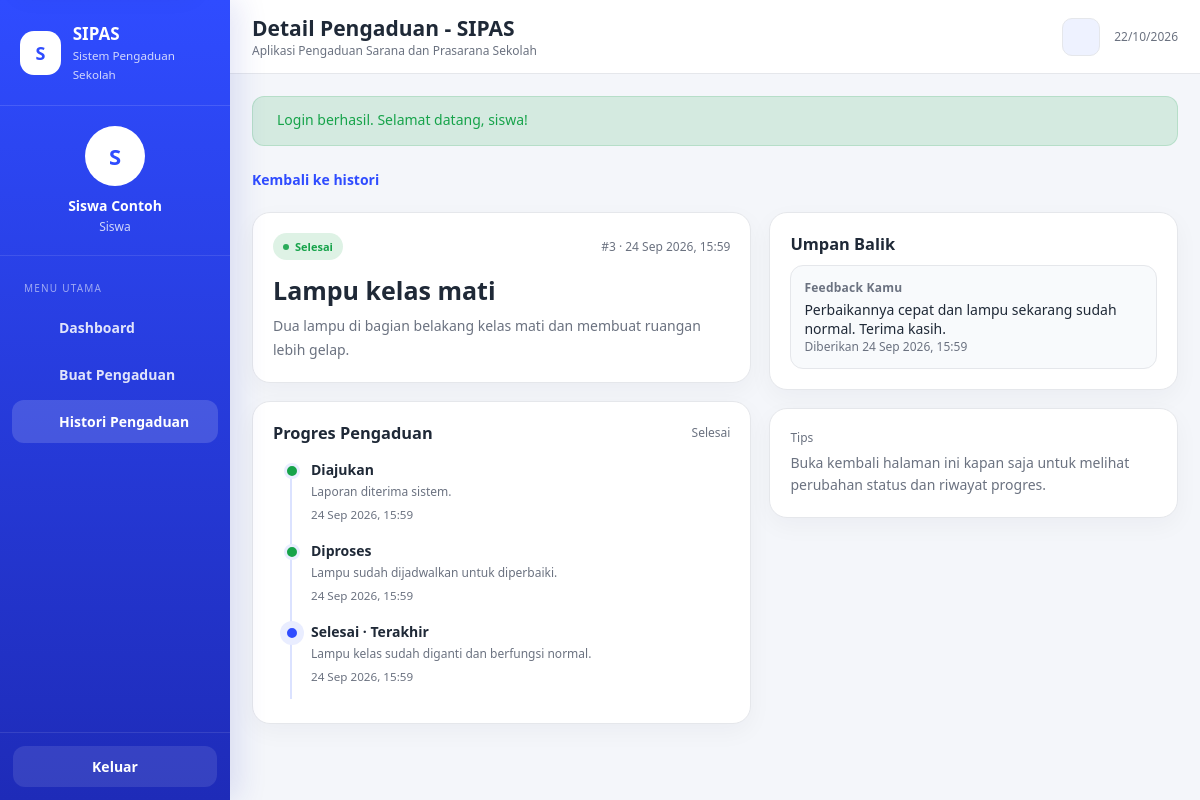
Screenshot of /index.php?page=siswa-detail&id=3 (signed in) with the database file from the repository.
### tables this page shows
CREATE TABLE `pengaduan` (
  `id_pengaduan` int(10) UNSIGNED NOT NULL,
  `id_siswa` int(10) UNSIGNED NOT NULL,
  `judul_pengaduan` varchar(150) NOT NULL,
  `isi_pengaduan` text NOT NULL,
  `tanggal_pengaduan` datetime NOT NULL DEFAULT current_timestamp(),
  `status` enum('Diajukan','Diproses','Selesai','Ditolak') NOT NULL DEFAULT 'Diajukan'
);

CREATE TABLE `progres_pengaduan` (
  `id_progres` int(10) UNSIGNED NOT NULL,
  `id_pengaduan` int(10) UNSIGNED NOT NULL,
  `status_progres` varchar(100) NOT NULL,
  `keterangan` text DEFAULT NULL,
  `tanggal_progres` datetime NOT NULL DEFAULT current_timestamp()
);

CREATE TABLE `umpan_balik` (
  `id_feedback` int(10) UNSIGNED NOT NULL,
  `id_pengaduan` int(10) UNSIGNED NOT NULL,
  `pemberi` enum('admin','siswa') NOT NULL DEFAULT 'siswa',
  `isi_feedback` text NOT NULL,
  `tanggal_feedback` datetime NOT NULL DEFAULT current_timestamp()
);

### controllers/PengaduanController.php (called while the page is built, shortened)
<?php
class PengaduanController
{
    private $pengaduan;
    private $progres;
    private $feedback;
    public function __construct($db)
    {
        $this->pengaduan = new PengaduanModel($db);
        $this->progres = new ProgresModel($db);
        $this->feedback = new FeedbackModel($db);
    }
    public function siswaDetail() {
        $id = (int) ((isset($_GET['id']) ? $_GET['id'] : 0));
        $data = $this->pengaduan->findById($id);
        view('siswa/detail', [
            'pengaduan' => $data,
            'progres' => $this->progres->findByPengaduan($id),
            'feedbacks' => $this->feedback->listByPengaduan($id)
        ]);
    }
}

### models/PengaduanModel.php (called while the page is built, shortened)
<?php
class PengaduanModel
{
    private $db;
    public function __construct($db)
    {
        $this->db = $db;
    }
    public function findById($id)
    {
        $stmt = $this->db->prepare('SELECT p.*, s.nis, s.nama_siswa, s.kelas FROM pengaduan p INNER JOIN siswa s ON s.id_siswa = p.id_siswa WHERE p.id_pengaduan = ? LIMIT 1');
        $stmt->execute([$id]);
        $row = $stmt->fetch();
        return $row ?: null;
    }
}

### models/ProgresModel.php (called while the page is built, shortened)
<?php
class ProgresModel
{
    private $db;
    public function __construct($db)
    {
        $this->db = $db;
    }
    public function findByPengaduan($idPengaduan) {
        $stmt = $this->db->prepare('SELECT * FROM progres_pengaduan WHERE id_pengaduan = ? ORDER BY tanggal_progres ASC, id_progres ASC');
        $stmt->execute([$idPengaduan]);
        return $stmt->fetchAll();
    }
}

### models/FeedbackModel.php (called while the page is built, shortened)
<?php
class FeedbackModel
{
    private $db;
    public function __construct($db)
    {
        $this->db = $db;
    }
    public function listByPengaduan($idPengaduan)
    {
        $stmt = $this->db->prepare('SELECT * FROM umpan_balik WHERE id_pengaduan = ? ORDER BY tanggal_feedback ASC, id_feedback ASC');
        $stmt->execute([$idPengaduan]);
        return $stmt->fetchAll();
    }
}

### views/siswa/detail.php (the view, shortened to what this page needs)
<?php
$lastProgressIndex = !empty($progres) ? count($progres) - 1 : -1;
require __DIR__ . '/../layout/header.php';
?>
<a class="link page-back" href="index.php?page=histori"><?= uiIcon('arrow-left') ?><span>Kembali ke histori</span></a>
<div class="detail-grid">
    <div>
        <div class="card">
            <div class="card-body">
                <div class="detail-topline">
                    <?= statusBadge($pengaduan['status']) ?>
                    <span class="small muted">#<?=  (int)$pengaduan['id_pengaduan'] ?> · <?= e(formatTanggal($pengaduan['tanggal_pengaduan'])) ?></span>
                </div>
                <h2 class="detail-title"><?= e($pengaduan['judul_pengaduan']) ?></h2>
                <p class="detail-description"><?= e($pengaduan['isi_pengaduan']) ?></p>
            </div>
        </div>
        <div class="card card-space-top">
            <div class="card-body">
                <div class="section-title"><h3>Progres Pengaduan</h3><span class="small muted"><?= e($pengaduan['status']) ?></span></div>
                <?php if(empty($progres)): ?>
                    <div class="empty">Belum ada progres.</div>
                <?php else: ?>
                    <div class="timeline" aria-label="Riwayat progres pengaduan">
                        <?php foreach($progres as $index => $item): ?>
                            <div class="timeline-item <?= $index === $lastProgressIndex ? 'is-current' : 'is-complete' ?> <?= $item['status_progres'] === 'Ditolak' ? 'is-rejected' : '' ?>">
                                <span class="timeline-dot" aria-hidden="true"></span>
                                <h4><?= e($item['status_progres']) ?><?= $index === $lastProgressIndex ? ' · Terakhir' : '' ?></h4>
                                <?php if($item['keterangan']): ?><div class="small muted timeline-note"><?= e($item['keterangan']) ?></div><?php endif; ?>
                                <small><?= e(formatTanggal($item['tanggal_progres'])) ?></small>
                            </div>
                        <?php endforeach; ?>
                    </div>
                <?php endif; ?>
            </div>
        </div>
    </div>
    <div>
        <div class="card">
            <div class="card-body">
                <h3 class="section-title-simple">Umpan Balik</h3>
                <?php foreach($feedbacks as $fb): ?>
                    <div class="feedback-box feedback-<?= e($fb['pemberi']) ?>">
                        <div class="feedback-author"><?= $fb['pemberi'] === 'admin' ? 'Tanggapan Admin' : 'Feedback Kamu' ?></div>
                        <?= nl2br(e($fb['isi_feedback'])) ?>
                        <div class="small muted feedback-date">Diberikan <?= e(formatTanggal($fb['tanggal_feedback'])) ?></div>
                    </div>
                <?php endforeach; ?>
            </div>
        </div>
        <div class="card card-space-top">
            <div class="card-body">
                <div class="small muted">Tips</div>
                <p class="tips-text">Buka kembali halaman ini kapan saja untuk melihat perubahan status dan riwayat progres.</p>
            </div>
        </div>
    </div>
</div>
<?php require __DIR__ . '/../layout/footer.php'; ?>

### helpers.php (shortened to what this page needs)
<?php
function e($value) {
    return htmlspecialchars((string) $value, ENT_QUOTES | ENT_SUBSTITUTE, 'UTF-8');
}
function formatTanggal($tanggal) {
    $ts = strtotime($tanggal);
    $bulan = [1=>'Jan','Feb','Mar','Apr','Mei','Jun','Jul','Agu','Sep','Okt','Nov','Des'];
    return date('d', $ts) . ' ' . $bulan[(int) date('n', $ts)] . ' ' . date('Y, H:i', $ts);
}
function statusBadge($status) {
    $map = [
        'Diajukan' => 'badge-info',
        'Diproses' => 'badge-warning',
        'Selesai' => 'badge-success',
        'Ditolak' => 'badge-danger',
    ];
    $class = isset($map[$status]) ? $map[$status] : 'badge-muted';
    return '<span class="badge ' . e($class) . '" role="status"><span class="badge-dot" aria-hidden="true"></span>' . e($status) . '</span>';
}
function view($file, $data = []) {
    extract($data);
    require __DIR__ . '/views/' . $file . '.php';
}

### assets/style.css (style rules this page uses)
:root { --primary: #2f4cff; --primary-dark: #1e2bb8; --bg: #f4f6fa; --card: #fff; --card-alt: #f8fafc; --text: #1f2937; --muted: #6b7280; --border: #e5e7eb; --success: #16a34a; --warning: #f59e0b; --danger: #dc2626; --info: #2563eb; --input-bg: #fff; --input-border: #d7dce5; --shadow-card: rgba(15, 23, 42, .04); --shadow-row: rgba(15, 23, 42, .035); --sidebar-grad-1: #2f4cff; --sidebar-grad-2: #1e2bb8; --sidebar-shadow: rgba(30, 43, 184, .13); --chip-bg: #eef2ff; --btn-secondary-bg: #eef2f7; --btn-secondary-text: #334155; --table-th-bg: #f8fafc; --table-th-text: #64748b; --timeline-line: #dbe2ff; --timeline-dot-ring: #e9edff; --auth-bg-1: #ffffff; --auth-bg-2: #f4f6fa; --auth-hero-1: #f8fafc; --auth-hero-2: #eef2ff; --backdrop: rgba(15, 23, 42, .38); }
* { box-sizing: border-box; }
html { height: 100%; }
html, body { margin: 0; padding: 0; font-family: "Segoe UI", Tahoma, Arial, sans-serif; background: var(--bg); color: var(--text); font-size: 14px; min-height: 100%; overflow-x: hidden; transition: background-color .2s ease, color .2s ease; }
body { -webkit-text-size-adjust: 100%; min-height: 100dvh; padding-top: env( safe-area-inset-top, 0px ); padding-bottom: env( safe-area-inset-bottom, 0px ); }
a { text-decoration: none; color: inherit; }
.card { background: var(--card); border: 1px solid var(--border); border-radius: 18px; box-shadow: 0 8px 24px var(--shadow-card); }
.card-body { padding: 20px; }
.badge { display: inline-flex; align-items: center; padding: 6px 10px; border-radius: 999px; font-size: 11px; font-weight: 800; }
.badge-success { background: rgba(22,163,74,.14); color: var(--success); }
.detail-grid { display: grid; grid-template-columns: 1.1fr .9fr; gap: 18px; }
.timeline { position: relative; margin: 6px 0 0 10px; padding-left: 28px; }
.timeline:before { content: ""; position: absolute; left: 7px; top: 4px; bottom: 4px; width: 2px; background: var(--timeline-line); }
.timeline-item { position: relative; padding: 0 0 18px; }
.timeline-dot { position: absolute; left: -27px; top: 3px; width: 16px; height: 16px; border-radius: 50%; background: var(--primary); border: 3px solid var(--timeline-dot-ring); }
.timeline-item h4 { margin: 0 0 3px; font-size: 14px; }
.timeline-item small { color: var(--muted); }
.feedback-box { background: var(--card-alt); border: 1px solid var(--border); border-radius: 13px; padding: 13px; margin-top: 9px; }
.link { color: var(--primary); font-weight: 700; }
.muted { color: var(--muted); }
.small { font-size: 12px; }
button, a, input, textarea, select { -webkit-tap-highlight-color: transparent; }
.card-space-top { margin-top: 18px; }
.page-actions h2, .page-actions h3, .section-heading h2, .section-title h3, .section-title-simple { margin: 0; }
.section-title { display: flex; align-items: center; justify-content: space-between; gap: 12px; margin-bottom: 16px; }
.section-title-simple { margin-bottom: 10px; }
.page-back { display: inline-flex; align-items: center; gap: 7px; margin-bottom: 16px; min-height: 34px; }
.detail-topline { display: flex; align-items: center; justify-content: space-between; gap: 12px; }
.detail-title { margin: 14px 0 8px; font-size: 25px; line-height: 1.28; overflow-wrap: anywhere; }
.detail-description { margin: 0; line-height: 1.7; color: var(--muted); white-space: pre-line; overflow-wrap: anywhere; }
.timeline-note { line-height: 1.6; margin-bottom: 3px; overflow-wrap: anywhere; }
.timeline-item.is-current .timeline-dot { box-shadow: 0 0 0 4px var(--timeline-dot-ring); }
.timeline-item.is-complete .timeline-dot { background: var(--success); }
.badge-dot { width: 6px; height: 6px; border-radius: 50%; background: currentColor; opacity: .9; margin-right: 6px; }
.tips-text { margin: 6px 0 0; color: var(--muted); line-height: 1.6; }
.feedback-author { font-size: 12px; font-weight: 700; letter-spacing: .02em; color: var(--muted); margin-bottom: 4px; }

### rows the page displays
pengaduan: status "Selesai", id_pengaduan "3", tanggal_pengaduan "24 Sep 2026, 15:59", judul_pengaduan "Lampu kelas mati", isi_pengaduan "Dua lampu di bagian belakang kelas mati dan membuat ruangan lebih gelap."
progres_pengaduan: status_progres "Diajukan", keterangan "Laporan diterima sistem.", tanggal_progres "24 Sep 2026, 15:59"
progres_pengaduan: status_progres "Diproses", keterangan "Lampu sudah dijadwalkan untuk diperbaiki.", tanggal_progres "24 Sep 2026, 15:59"
progres_pengaduan: status_progres "Selesai", shows "· Terakhir", keterangan "Lampu kelas sudah diganti dan berfungsi normal.", tanggal_progres "24 Sep 2026, 15:59"
umpan_balik: pemberi "Feedback Kamu", isi_feedback "Perbaikannya cepat dan lampu sekarang sudah normal. Terima kasih.", tanggal_feedback "24 Sep 2026, 15:59"

### other values shown
substr($name, 0, 1) "S"
$name "Siswa Contoh"
$title "Detail Pengaduan - SIPAS"
$flash['message'] "Login berhasil. Selamat datang, siswa!"
